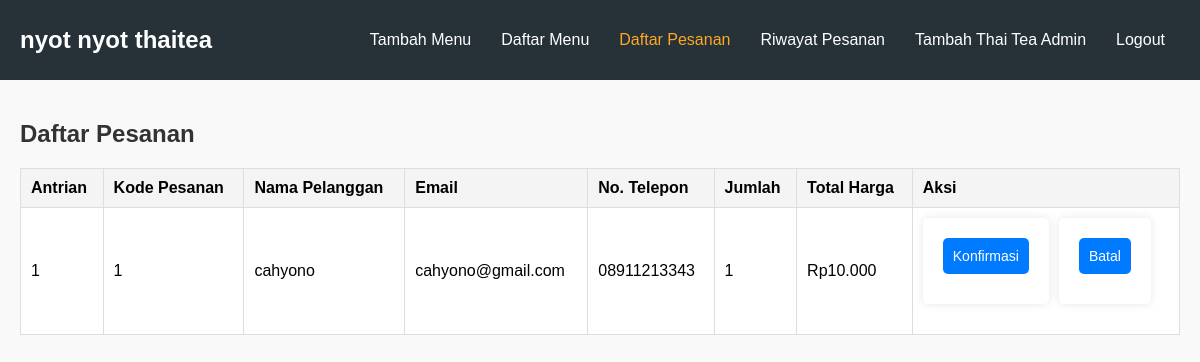
The app's page /owner.php?page=booking_list (signed in) with its own data.
### tables this page shows
CREATE TABLE `bookings` (
  `id` int(11) NOT NULL,
  `menu_item_id` int(11) NOT NULL,
  `name` varchar(100) NOT NULL,
  `email` varchar(100) NOT NULL,
  `phone` varchar(15) NOT NULL,
  `quantity` int(11) NOT NULL,
  `total_price` int(11) NOT NULL,
  `created_at` timestamp NOT NULL DEFAULT current_timestamp(),
  `status` tinyint(1) DEFAULT 0
);

### owner.php (the view, shortened to what this page needs)
<?php
$host = 'localhost';
$user = 'root';
$password = '';
$dbname = 'minuman2';
$conn = new mysqli($host, $user, $password, $dbname);
$page = isset($_GET['page']) ? $_GET['page'] : 'add_menu';
if ($page === 'booking_list') {
    $sql = "SELECT b.*, m.name AS menu_name
    FROM bookings b
    JOIN menu_items m ON b.menu_item_id = m.id
   WHERE TRIM(b.status) != 'complete'";
    $result = $conn->query($sql);
    $bookings = [];
    if ($result && $result->num_rows > 0) {
        while ($row = $result->fetch_assoc()) {
            $bookings[] = $row;
        }
    }
}
$page = isset($_GET['page']) ? $_GET['page'] : 'add_menu';
?>
<!DOCTYPE html>
<html lang="en">
<head>
</head>
<body>
<header>
    <nav class="navbar">
        <a class="navbar-logo">nyot nyot thaitea</a>
        <ul class="navbar-menu">
            <li><a href="?page=add_menu" class="<?php echo $page === 'add_menu' ? 'active' : ''; ?>">Tambah Menu</a></li>
            <li><a href="?page=menu_list" class="<?php echo $page === 'menu_list' ? 'active' : ''; ?>">Daftar Menu</a></li>
            <li><a href="?page=booking_list" class="<?php echo $page === 'booking_list' ? 'active' : ''; ?>">Daftar Pesanan</a></li>
            <li><a href="?page=history_list" class="<?php echo $page === 'history_list' ? 'active' : ''; ?>">Riwayat Pesanan</a></li>
            <li><a href="?page=add_admin" class="<?php echo $page === 'add_admin' ? 'active' : ''; ?>">Tambah Thai Tea Admin</a></li>
            <li><a href="logout_owner.php">Logout</a></li>
        </ul>
    </nav>
</header>
<main>
    <?php if ($page === 'add_menu'): ?>
        <section id="add-menu">
            <h2>Tambah Menu Baru</h2>
            <form method="POST">
                <input type="text" name="name" placeholder="Nama menu" required>
                <input type="number" name="price" placeholder="Harga " required>
                <input type="text" name="image" placeholder="URL Gambar">
                <button type="submit" name="add_menu">Tambah Menu</button>
            </form>
        </section>
        <?php elseif ($page === 'booking_list'): ?>
        <section id="booking-list">
            <h2>Daftar Pesanan</h2>
            <table>
                <thead>
                    <tr>
                        <th>Antrian</th>
                        <th>Kode Pesanan</th>
                        <th>Nama Pelanggan</th>
                        <th>Email</th>
                        <th>No. Telepon</th>
                        <th>Jumlah</th>
                        <th>Total Harga</th>
                        <th>Aksi</th>
                    </tr>
                </thead>
                <tbody>
                    <?php if (!empty($bookings)): ?>
                        <?php foreach ($bookings as $booking): ?>
                            <tr>
                                <td><?php echo $booking['id']; ?></td>
                                <td><?php echo $booking['menu_item_id']; ?></td>
                                <td><?php echo $booking['name']; ?></td>
                                <td><?php echo $booking['email']; ?></td>
                                <td><?php echo $booking['phone']; ?></td>
                                <td><?php echo $booking['quantity']; ?></td>
                                <td>Rp<?php echo number_format($booking['total_price'], 0, ',', '.'); ?></td>
                                <td>
                                    <div class="actions">
                                        <form method="POST">
                                            <button type="submit" name="confirm_booking">Konfirmasi</button>
                                        </form>
                                        <form method="POST">
                                            <button type="submit" name="cancel_booking">Batal</button>
                                        </form>
                                    </div>
                                </td>
                            </tr>
                        <?php endforeach; ?>
                    <?php else: ?>
                        <tr><td colspan="10">Tidak ada pemesanan saat ini.</td></tr>
                    <?php endif; ?>
                </tbody>
            </table>
        </section>
<?php endif; ?>
</main>
</body>
</html>

### owner.php (style rules this page uses)
body { font-family: Arial, sans-serif; margin: 0; padding: 0; background-color: #f9f9f9; }
header { background-color: #263238; color: #fff; padding: 15px 0; position: sticky; top: 0; z-index: 1000; }
.navbar { display: flex; justify-content: space-between; align-items: center; max-width: 1200px; margin: 0 auto; padding: 0 20px; }
.navbar-logo { font-size: 1.5rem; font-weight: bold; text-decoration: none; color: #fff; }
.navbar-menu { display: flex; list-style: none; }
.navbar-menu li { margin: 0 15px; }
.navbar-menu a { text-decoration: none; color: #fff; font-size: 1rem; transition: color 0.3s; }
.navbar-menu .active { color: #ffa726; }
main { padding: 20px; max-width: 1200px; margin: auto; }
h1, h2 { color: #333; }
table { width: 100%; border-collapse: collapse; margin: 20px 0; background-color: #fff; }
table, th, td { border: 1px solid #ddd; }
th, td { padding: 10px; text-align: left; }
th { background-color: #f4f4f4; }
form { background-color: #fff; padding: 20px; border-radius: 5px; box-shadow: 0 0 10px rgba(0, 0, 0, 0.1); margin-bottom: 20px; }
input, select, button { display: block; width: 100%; margin-bottom: 10px; padding: 10px; border: 1px solid #ccc; border-radius: 5px; font-size: 14px; }
button { background-color: #007BFF; color: #fff; border: none; cursor: pointer; }
.actions { display: flex; gap: 10px; }

### records on screen
bookings: id "1", menu_item "1", name "cahyono", email "cahyono@gmail.com", phone "08911213343", quantity "1", total_price "10.000"
